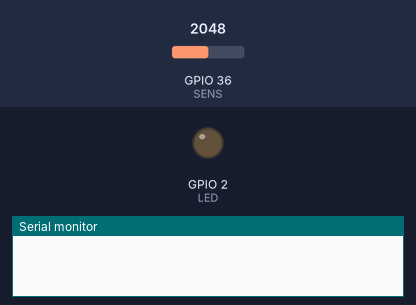
Bench run of a sketch on a simulated ESP32. On the bench: output pins drawn as LEDs (lit = HIGH), the last lines printed to the serial monitor. Inputs (shaded band) come from the test bench; at power-on: GPIO 36 (SENS) = 2048 (analog values on the 0–4095 scale). Storage starts empty; nothing arrives over Bluetooth unless stated.

Above: at 2.5 s.
At 5.07 s:
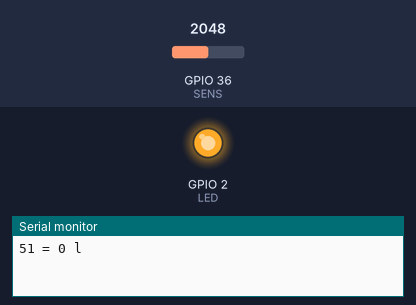
Timing chart, 0 to 6.7 s (numbered marks = the images above):
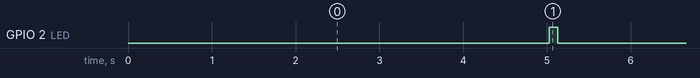

Measured:
- by itself, GPIO 2 (LED): alternates HIGH for 0.10 s and LOW for 5.0 s

The sketch:

esp32_watersensor.ino
```cpp
/*
 * ESP32 based BLE beacon for liquid sensors
 *
 * See https://github.com/oh2mp/esp32_watersensor
 *
 */

#include "BLEDevice.h"
#include "BLEUtils.h"
#include "BLEBeacon.h"
#include <SPIFFS.h>

#define LED 2
#define SENS 36

int sensorbuff;
byte sensor;

char datastr[16];
char convtable[255];

BLEAdvertising *advertising;
std::string mfdata = "";

/* ----------------------------------------------------------------------------------
 * Set up data packet for advertising
 */
void set_beacon() {
    BLEBeacon beacon = BLEBeacon();
    BLEAdvertisementData advdata = BLEAdvertisementData();
    BLEAdvertisementData scanresponse = BLEAdvertisementData();

    advdata.setFlags(0x06); // BR_EDR_NOT_SUPPORTED 0x04 & LE General discoverable 0x02

    mfdata = "";
    mfdata += (char)0xE5; mfdata += (char)0x02;  // Espressif Incorporated Vendor ID = 0x02E5
    mfdata += (char)0x48; mfdata += (char)0xE9;  // Identifier for this sketch is 0xE948 (Oxygen)
    mfdata += (char)(sensor);                    // Raw (calculated) value from the sensor
    mfdata += convtable[sensor];                 // Table converted value
    mfdata += (char)0xBE; mfdata += (char)0xEF;  // Beef is always good nutriment

    advdata.setManufacturerData(mfdata);
    advertising->setAdvertisementData(advdata);
    advertising->setScanResponseData(scanresponse);
}

/* ----------------------------------------------------------------------------------
 * Read the conversion table from the file
 */

void readtable() {
    memset(convtable, 0, sizeof(convtable));

    if (SPIFFS.exists("/table.txt")) {
        File file;
        file = SPIFFS.open("/table.txt", "r");
        char numstr[8];
        int inx;
        int val;
        byte fillflag = 0;

        while (file.available()) {
            memset(numstr,0,8);
            file.readBytesUntil(' ', numstr, 8);
            inx = (char)atoi(numstr);
            memset(numstr,0,8);
            file.readBytesUntil('\n', numstr, 8);
            val = (char)atoi(numstr);
            convtable[inx] = val;
            if (fillflag == 0) {
                memset(convtable,val,inx);
                fillflag = 1;
            }
        }
        file.close();
    }
}

/* ---------------------------------------------------------------------------------- */
void setup() {
    pinMode(LED, OUTPUT);
    digitalWrite(LED, LOW);   // LED off

    pinMode(SENS, INPUT);
    analogSetCycles(255);
    analogSetSamples(1);
    analogReadResolution(12);

    Serial.begin(115200);
    BLEDevice::init("ESP32+watersensor");
    advertising = BLEDevice::getAdvertising();
    SPIFFS.begin();
    readtable();
}

/* ---------------------------------------------------------------------------------- */
void loop() {
    // Read sensor and calculate value
    for (int i = 0; i < 50; i++) {
       sensorbuff += analogRead(SENS);
       delay(100);
    }
    sensor = int((float)sensorbuff/2000+0.5);

    sprintf(datastr, "%d = %d l\n",sensor,(int)convtable[sensor]);
    Serial.print(datastr);
    sensorbuff = 0;

    set_beacon();
    digitalWrite(LED, HIGH);   // LED on during the advertising
    advertising->start();
    delay(100);
    advertising->stop();
    digitalWrite(LED, LOW);   // LED off

    // Reboot once in hour to be sure
    if (millis() > 3.6E+6) {
        ESP.restart();
    }
}

/* ---------------------------------------------------------------------------------- */
```
